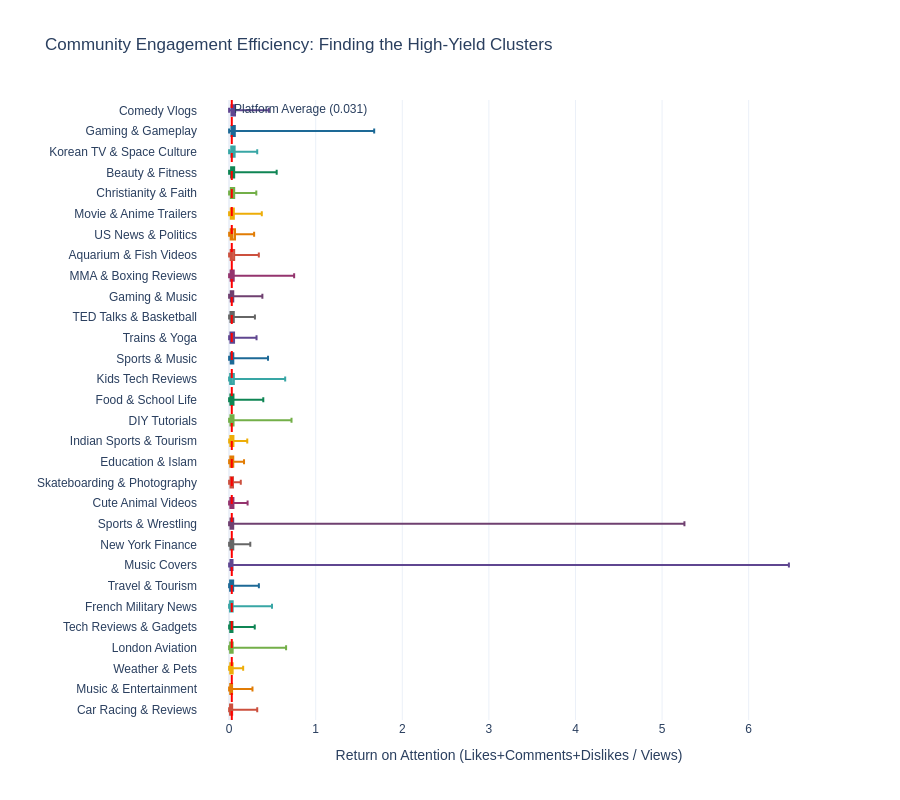

Write notebook code for a chart like this one.
### Code cell
import plotly.express as px
import plotly.graph_objects as go

# 1. Prepare the data (Ensure topics are sorted by median efficiency)
df_sorted = df_analysis_test.copy()
topic_order = df_sorted.groupby('topic_label')['avg_engagement_efficiency'].median().sort_values(ascending=False).index

# 2. Calculate the Overall Median for the reference line
overall_median = df_sorted['avg_engagement_efficiency'].median()

# 3. Create the Interactive Box Plot
fig = px.box(
    df_sorted, 
    y="topic_label", 
    x="avg_engagement_efficiency",
    orientation='h',
    category_orders={"topic_label": topic_order},
    color="topic_label", # This gives each community a unique aesthetic color
    color_discrete_sequence=px.colors.qualitative.Prism, 
    points=False, # Hides outliers for a cleaner look
    title="Community Engagement Efficiency: Finding the High-Yield Clusters",
    labels={"avg_engagement_efficiency": "Efficiency Ratio", "topic_label": "Micro-Community"}
)

# 4. Add the "Overall Average" dashed line
fig.add_vline(
    x=overall_median, 
    line_dash="dash", 
    line_color="red", 
    annotation_text=f"Platform Average ({overall_median:.3f})", 
    annotation_position="top right"
)

# 5. Enhance Hover Information (This is where you show keywords!)
# Note: You'll need a dictionary mapping topic_label to its top keywords from your LDA results
fig.update_traces(
    hovertemplate="<b>Community:</b> %{y}<br><b>Median Efficiency:</b> %{x:.4f}<br><extra></extra>"
)

# 6. Aesthetic Styling
fig.update_layout(
    showlegend=False,
    height=800,
    template="plotly_white",
    xaxis_title="Return on Attention (Likes+Comments+Dislikes / Views)",
    yaxis_title="",
    font=dict(family="Arial", size=12)
)

fig.show()

### Figure 1 — Plotly figure (JSON) as saved in the notebook; plotly's stock layout.template omitted (floating-point values rounded to 4 significant figures; data arrays with more than 128 entries replaced by an {"elided": "..."} marker saying what was removed)
{"data": [{"alignmentgroup": "True", "boxpoints": false, "hovertemplate": "<b>Community:</b> %{y}<br><b>Median Efficiency:</b> %{x:.4f}<br><extra></extra>", "legendgroup": "Comedy Vlogs", "marker": {"color": "rgb(95, 70, 144)"}, "name": "Comedy Vlogs", "notched": false, "offsetgroup": "Comedy Vlogs", "orientation": "h", "showlegend": true, "type": "box", "x": {"elided": "4499 float values"}, "x0": " ", "xaxis": "x", "y": {"elided": "4499 str values"}, "y0": " ", "yaxis": "y"}, {"alignmentgroup": "True", "boxpoints": false, "hovertemplate": "<b>Community:</b> %{y}<br><b>Median Efficiency:</b> %{x:.4f}<br><extra></extra>", "legendgroup": "Gaming & Gameplay", "marker": {"color": "rgb(29, 105, 150)"}, "name": "Gaming & Gameplay", "notched": false, "offsetgroup": "Gaming & Gameplay", "orientation": "h", "showlegend": true, "type": "box", "x": {"elided": "6023 float values"}, "x0": " ", "xaxis": "x", "y": {"elided": "6023 str values"}, "y0": " ", "yaxis": "y"}, {"alignmentgroup": "True", "boxpoints": false, "hovertemplate": "<b>Community:</b> %{y}<br><b>Median Efficiency:</b> %{x:.4f}<br><extra></extra>", "legendgroup": "Korean TV & Space Culture", "marker": {"color": "rgb(56, 166, 165)"}, "name": "Korean TV & Space Culture", "notched": false, "offsetgroup": "Korean TV & Space Culture", "orientation": "h", "showlegend": true, "type": "box", "x": {"elided": "1834 float values"}, "x0": " ", "xaxis": "x", "y": {"elided": "1834 str values"}, "y0": " ", "yaxis": "y"}, {"alignmentgroup": "True", "boxpoints": false, "hovertemplate": "<b>Community:</b> %{y}<br><b>Median Efficiency:</b> %{x:.4f}<br><extra></extra>", "legendgroup": "Beauty & Fitness", "marker": {"color": "rgb(15, 133, 84)"}, "name": "Beauty & Fitness", "notched": false, "offsetgroup": "Beauty & Fitness", "orientation": "h", "showlegend": true, "type": "box", "x": {"elided": "4764 float values"}, "x0": " ", "xaxis": "x", "y": {"elided": "4764 str values"}, "y0": " ", "yaxis": "y"}, {"alignmentgroup": "True", "boxpoints": false, "hovertemplate": "<b>Community:</b> %{y}<br><b>Median Efficiency:</b> %{x:.4f}<br><extra></extra>", "legendgroup": "Christianity & Faith", "marker": {"color": "rgb(115, 175, 72)"}, "name": "Christianity & Faith", "notched": false, "offsetgroup": "Christianity & Faith", "orientation": "h", "showlegend": true, "type": "box", "x": {"elided": "1946 float values"}, "x0": " ", "xaxis": "x", "y": {"elided": "1946 str values"}, "y0": " ", "yaxis": "y"}, {"alignmentgroup": "True", "boxpoints": false, "hovertemplate": "<b>Community:</b> %{y}<br><b>Median Efficiency:</b> %{x:.4f}<br><extra></extra>", "legendgroup": "Movie & Anime Trailers", "marker": {"color": "rgb(237, 173, 8)"}, "name": "Movie & Anime Trailers", "notched": false, "offsetgroup": "Movie & Anime Trailers", "orientation": "h", "showlegend": true, "type": "box", "x": {"elided": "3414 float values"}, "x0": " ", "xaxis": "x", "y": {"elided": "3414 str values"}, "y0": " ", "yaxis": "y"}, {"alignmentgroup": "True", "boxpoints": false, "hovertemplate": "<b>Community:</b> %{y}<br><b>Median Efficiency:</b> %{x:.4f}<br><extra></extra>", "legendgroup": "US News & Politics", "marker": {"color": "rgb(225, 124, 5)"}, "name": "US News & Politics", "notched": false, "offsetgroup": "US News & Politics", "orientation": "h", "showlegend": true, "type": "box", "x": {"elided": "954 float values"}, "x0": " ", "xaxis": "x", "y": {"elided": "954 str values"}, "y0": " ", "yaxis": "y"}, {"alignmentgroup": "True", "boxpoints": false, "hovertemplate": "<b>Community:</b> %{y}<br><b>Median Efficiency:</b> %{x:.4f}<br><extra></extra>", "legendgroup": "Aquarium & Fish Videos", "marker": {"color": "rgb(204, 80, 62)"}, "name": "Aquarium & Fish Videos", "notched": false, "offsetgroup": "Aquarium & Fish Videos", "orientation": "h", "showlegend": true, "type": "box", "x": {"elided": "2522 float values"}, "x0": " ", "xaxis": "x", "y": {"elided": "2522 str values"}, "y0": " ", "yaxis": "y"}, {"alignmentgroup": "True", "boxpoints": false, "hovertemplate": "<b>Community:</b> %{y}<br><b>Median Efficiency:</b> %{x:.4f}<br><extra></extra>", "legendgroup": "MMA & Boxing Reviews", "marker": {"color": "rgb(148, 52, 110)"}, "name": "MMA & Boxing Reviews", "notched": false, "offsetgroup": "MMA & Boxing Reviews", "orientation": "h", "showlegend": true, "type": "box", "x": {"elided": "1198 float values"}, "x0": " ", "xaxis": "x", "y": {"elided": "1198 str values"}, "y0": " ", "yaxis": "y"}, {"alignmentgroup": "True", "boxpoints": false, "hovertemplate": "<b>Community:</b> %{y}<br><b>Median Efficiency:</b> %{x:.4f}<br><extra></extra>", "legendgroup": "Gaming & Music", "marker": {"color": "rgb(111, 64, 112)"}, "name": "Gaming & Music", "notched": false, "offsetgroup": "Gaming & Music", "orientation": "h", "showlegend": true, "type": "box", "x": {"elided": "2591 float values"}, "x0": " ", "xaxis": "x", "y": {"elided": "2591 str values"}, "y0": " ", "yaxis": "y"}, {"alignmentgroup": "True", "boxpoints": false, "hovertemplate": "<b>Community:</b> %{y}<br><b>Median Efficiency:</b> %{x:.4f}<br><extra></extra>", "legendgroup": "TED Talks & Basketball", "marker": {"color": "rgb(102, 102, 102)"}, "name": "TED Talks & Basketball", "notched": false, "offsetgroup": "TED Talks & Basketball", "orientation": "h", "showlegend": true, "type": "box", "x": {"elided": "1010 float values"}, "x0": " ", "xaxis": "x", "y": {"elided": "1010 str values"}, "y0": " ", "yaxis": "y"}, {"alignmentgroup": "True", "boxpoints": false, "hovertemplate": "<b>Community:</b> %{y}<br><b>Median Efficiency:</b> %{x:.4f}<br><extra></extra>", "legendgroup": "Trains & Yoga", "marker": {"color": "rgb(95, 70, 144)"}, "name": "Trains & Yoga", "notched": false, "offsetgroup": "Trains & Yoga", "orientation": "h", "showlegend": true, "type": "box", "x": {"elided": "787 float values"}, "x0": " ", "xaxis": "x", "y": {"elided": "787 str values"}, "y0": " ", "yaxis": "y"}, {"alignmentgroup": "True", "boxpoints": false, "hovertemplate": "<b>Community:</b> %{y}<br><b>Median Efficiency:</b> %{x:.4f}<br><extra></extra>", "legendgroup": "Sports & Music", "marker": {"color": "rgb(29, 105, 150)"}, "name": "Sports & Music", "notched": false, "offsetgroup": "Sports & Music", "orientation": "h", "showlegend": true, "type": "box", "x": {"elided": "3519 float values"}, "x0": " ", "xaxis": "x", "y": {"elided": "3519 str values"}, "y0": " ", "yaxis": "y"}, {"alignmentgroup": "True", "boxpoints": false, "hovertemplate": "<b>Community:</b> %{y}<br><b>Median Efficiency:</b> %{x:.4f}<br><extra></extra>", "legendgroup": "Kids Tech Reviews", "marker": {"color": "rgb(56, 166, 165)"}, "name": "Kids Tech Reviews", "notched": false, "offsetgroup": "Kids Tech Reviews", "orientation": "h", "showlegend": true, "type": "box", "x": {"elided": "2263 float values"}, "x0": " ", "xaxis": "x", "y": {"elided": "2263 str values"}, "y0": " ", "yaxis": "y"}, {"alignmentgroup": "True", "boxpoints": false, "hovertemplate": "<b>Community:</b> %{y}<br><b>Median Efficiency:</b> %{x:.4f}<br><extra></extra>", "legendgroup": "Food & School Life", "marker": {"color": "rgb(15, 133, 84)"}, "name": "Food & School Life", "notched": false, "offsetgroup": "Food & School Life", "orientation": "h", "showlegend": true, "type": "box", "x": {"elided": "882 float values"}, "x0": " ", "xaxis": "x", "y": {"elided": "882 str values"}, "y0": " ", "yaxis": "y"}, {"alignmentgroup": "True", "boxpoints": false, "hovertemplate": "<b>Community:</b> %{y}<br><b>Median Efficiency:</b> %{x:.4f}<br><extra></extra>", "legendgroup": "DIY Tutorials", "marker": {"color": "rgb(115, 175, 72)"}, "name": "DIY Tutorials", "notched": false, "offsetgroup": "DIY Tutorials", "orientation": "h", "showlegend": true, "type": "box", "x": {"elided": "30644 float values"}, "x0": " ", "xaxis": "x", "y": {"elided": "30644 str values"}, "y0": " ", "yaxis": "y"}, {"alignmentgroup": "True", "boxpoints": false, "hovertemplate": "<b>Community:</b> %{y}<br><b>Median Efficiency:</b> %{x:.4f}<br><extra></extra>", "legendgroup": "Indian Sports & Tourism", "marker": {"color": "rgb(237, 173, 8)"}, "name": "Indian Sports & Tourism", "notched": false, "offsetgroup": "Indian Sports & Tourism", "orientation": "h", "showlegend": true, "type": "box", "x": {"elided": "938 float values"}, "x0": " ", "xaxis": "x", "y": {"elided": "938 str values"}, "y0": " ", "yaxis": "y"}, {"alignmentgroup": "True", "boxpoints": false, "hovertemplate": "<b>Community:</b> %{y}<br><b>Median Efficiency:</b> %{x:.4f}<br><extra></extra>", "legendgroup": "Education & Islam", "marker": {"color": "rgb(225, 124, 5)"}, "name": "Education & Islam", "notched": false, "offsetgroup": "Education & Islam", "orientation": "h", "showlegend": true, "type": "box", "x": {"elided": "886 float values"}, "x0": " ", "xaxis": "x", "y": {"elided": "886 str values"}, "y0": " ", "yaxis": "y"}, {"alignmentgroup": "True", "boxpoints": false, "hovertemplate": "<b>Community:</b> %{y}<br><b>Median Efficiency:</b> %{x:.4f}<br><extra></extra>", "legendgroup": "Skateboarding & Photography", "marker": {"color": "rgb(204, 80, 62)"}, "name": "Skateboarding & Photography", "notched": false, "offsetgroup": "Skateboarding & Photography", "orientation": "h", "showlegend": true, "type": "box", "x": {"elided": "1023 float values"}, "x0": " ", "xaxis": "x", "y": {"elided": "1023 str values"}, "y0": " ", "yaxis": "y"}, {"alignmentgroup": "True", "boxpoints": false, "hovertemplate": "<b>Community:</b> %{y}<br><b>Median Efficiency:</b> %{x:.4f}<br><extra></extra>", "legendgroup": "Cute Animal Videos", "marker": {"color": "rgb(148, 52, 110)"}, "name": "Cute Animal Videos", "notched": false, "offsetgroup": "Cute Animal Videos", "orientation": "h", "showlegend": true, "type": "box", "x": {"elided": "967 float values"}, "x0": " ", "xaxis": "x", "y": {"elided": "967 str values"}, "y0": " ", "yaxis": "y"}, {"alignmentgroup": "True", "boxpoints": false, "hovertemplate": "<b>Community:</b> %{y}<br><b>Median Efficiency:</b> %{x:.4f}<br><extra></extra>", "legendgroup": "Sports & Wrestling", "marker": {"color": "rgb(111, 64, 112)"}, "name": "Sports & Wrestling", "notched": false, "offsetgroup": "Sports & Wrestling", "orientation": "h", "showlegend": true, "type": "box", "x": {"elided": "1710 float values"}, "x0": " ", "xaxis": "x", "y": {"elided": "1710 str values"}, "y0": " ", "yaxis": "y"}, {"alignmentgroup": "True", "boxpoints": false, "hovertemplate": "<b>Community:</b> %{y}<br><b>Median Efficiency:</b> %{x:.4f}<br><extra></extra>", "legendgroup": "New York Finance", "marker": {"color": "rgb(102, 102, 102)"}, "name": "New York Finance", "notched": false, "offsetgroup": "New York Finance", "orientation": "h", "showlegend": true, "type": "box", "x": {"elided": "985 float values"}, "x0": " ", "xaxis": "x", "y": {"elided": "985 str values"}, "y0": " ", "yaxis": "y"}, {"alignmentgroup": "True", "boxpoints": false, "hovertemplate": "<b>Community:</b> %{y}<br><b>Median Efficiency:</b> %{x:.4f}<br><extra></extra>", "legendgroup": "Music Covers", "marker": {"color": "rgb(95, 70, 144)"}, "name": "Music Covers", "notched": false, "offsetgroup": "Music Covers", "orientation": "h", "showlegend": true, "type": "box", "x": {"elided": "4364 float values"}, "x0": " ", "xaxis": "x", "y": {"elided": "4364 str values"}, "y0": " ", "yaxis": "y"}, {"alignmentgroup": "True", "boxpoints": false, "hovertemplate": "<b>Community:</b> %{y}<br><b>Median Efficiency:</b> %{x:.4f}<br><extra></extra>", "legendgroup": "Travel & Tourism", "marker": {"color": "rgb(29, 105, 150)"}, "name": "Travel & Tourism", "notched": false, "offsetgroup": "Travel & Tourism", "orientation": "h", "showlegend": true, "type": "box", "x": {"elided": "2152 float values"}, "x0": " ", "xaxis": "x", "y": {"elided": "2152 str values"}, "y0": " ", "yaxis": "y"}, {"alignmentgroup": "True", "boxpoints": false, "hovertemplate": "<b>Community:</b> %{y}<br><b>Median Efficiency:</b> %{x:.4f}<br><extra></extra>", "legendgroup": "French Military News", "marker": {"color": "rgb(56, 166, 165)"}, "name": "French Military News", "notched": false, "offsetgroup": "French Military News", "orientation": "h", "showlegend": true, "type": "box", "x": {"elided": "769 float values"}, "x0": " ", "xaxis": "x", "y": {"elided": "769 str values"}, "y0": " ", "yaxis": "y"}, {"alignmentgroup": "True", "boxpoints": false, "hovertemplate": "<b>Community:</b> %{y}<br><b>Median Efficiency:</b> %{x:.4f}<br><extra></extra>", "legendgroup": "Tech Reviews & Gadgets", "marker": {"color": "rgb(15, 133, 84)"}, "name": "Tech Reviews & Gadgets", "notched": false, "offsetgroup": "Tech Reviews & Gadgets", "orientation": "h", "showlegend": true, "type": "box", "x": {"elided": "1924 float values"}, "x0": " ", "xaxis": "x", "y": {"elided": "1924 str values"}, "y0": " ", "yaxis": "y"}, {"alignmentgroup": "True", "boxpoints": false, "hovertemplate": "<b>Community:</b> %{y}<br><b>Median Efficiency:</b> %{x:.4f}<br><extra></extra>", "legendgroup": "London Aviation", "marker": {"color": "rgb(115, 175, 72)"}, "name": "London Aviation", "notched": false, "offsetgroup": "London Aviation", "orientation": "h", "showlegend": true, "type": "box", "x": {"elided": "1102 float values"}, "x0": " ", "xaxis": "x", "y": {"elided": "1102 str values"}, "y0": " ", "yaxis": "y"}, {"alignmentgroup": "True", "boxpoints": false, "hovertemplate": "<b>Community:</b> %{y}<br><b>Median Efficiency:</b> %{x:.4f}<br><extra></extra>", "legendgroup": "Weather & Pets", "marker": {"color": "rgb(237, 173, 8)"}, "name": "Weather & Pets", "notched": false, "offsetgroup": "Weather & Pets", "orientation": "h", "showlegend": true, "type": "box", "x": {"elided": "550 float values"}, "x0": " ", "xaxis": "x", "y": {"elided": "550 str values"}, "y0": " ", "yaxis": "y"}, {"alignmentgroup": "True", "boxpoints": false, "hovertemplate": "<b>Community:</b> %{y}<br><b>Median Efficiency:</b> %{x:.4f}<br><extra></extra>", "legendgroup": "Music & Entertainment", "marker": {"color": "rgb(225, 124, 5)"}, "name": "Music & Entertainment", "notched": false, "offsetgroup": "Music & Entertainment", "orientation": "h", "showlegend": true, "type": "box", "x": {"elided": "3412 float values"}, "x0": " ", "xaxis": "x", "y": {"elided": "3412 str values"}, "y0": " ", "yaxis": "y"}, {"alignmentgroup": "True", "boxpoints": false, "hovertemplate": "<b>Community:</b> %{y}<br><b>Median Efficiency:</b> %{x:.4f}<br><extra></extra>", "legendgroup": "Car Racing & Reviews", "marker": {"color": "rgb(204, 80, 62)"}, "name": "Car Racing & Reviews", "notched": false, "offsetgroup": "Car Racing & Reviews", "orientation": "h", "showlegend": true, "type": "box", "x": {"elided": "2173 float values"}, "x0": " ", "xaxis": "x", "y": {"elided": "2173 str values"}, "y0": " ", "yaxis": "y"}], "layout": {"annotations": [{"showarrow": false, "text": "Platform Average (0.031)", "x": 0.03098, "xanchor": "left", "xref": "x", "y": 1, "yanchor": "top", "yref": "y domain"}], "boxmode": "overlay", "font": {"family": "Arial", "size": 12}, "height": 800, "legend": {"title": {"text": "Micro-Community"}, "tracegroupgap": 0}, "shapes": [{"line": {"color": "red", "dash": "dash"}, "type": "line", "x0": 0.03098, "x1": 0.03098, "xref": "x", "y0": 0, "y1": 1, "yref": "y domain"}], "showlegend": false, "title": {"text": "Community Engagement Efficiency: Finding the High-Yield Clusters"}, "xaxis": {"anchor": "y", "domain": [0, 1], "title": {"text": "Return on Attention (Likes+Comments+Dislikes / Views)"}}, "yaxis": {"anchor": "x", "categoryarray": ["Car Racing & Reviews", "Music & Entertainment", "Weather & Pets", "London Aviation", "Tech Reviews & Gadgets", "French Military News", "Travel & Tourism", "Music Covers", "New York Finance", "Sports & Wrestling", "Cute Animal Videos", "Skateboarding & Photography", "Education & Islam", "Indian Sports & Tourism", "DIY Tutorials", "Food & School Life", "Kids Tech Reviews", "Sports & Music", "Trains & Yoga", "TED Talks & Basketball", "Gaming & Music", "MMA & Boxing Reviews", "Aquarium & Fish Videos", "US News & Politics", "Movie & Anime Trailers", "Christianity & Faith", "Beauty & Fitness", "Korean TV & Space Culture", "Gaming & Gameplay", "Comedy Vlogs"], "categoryorder": "array", "domain": [0, 1], "title": {"text": ""}}}}
